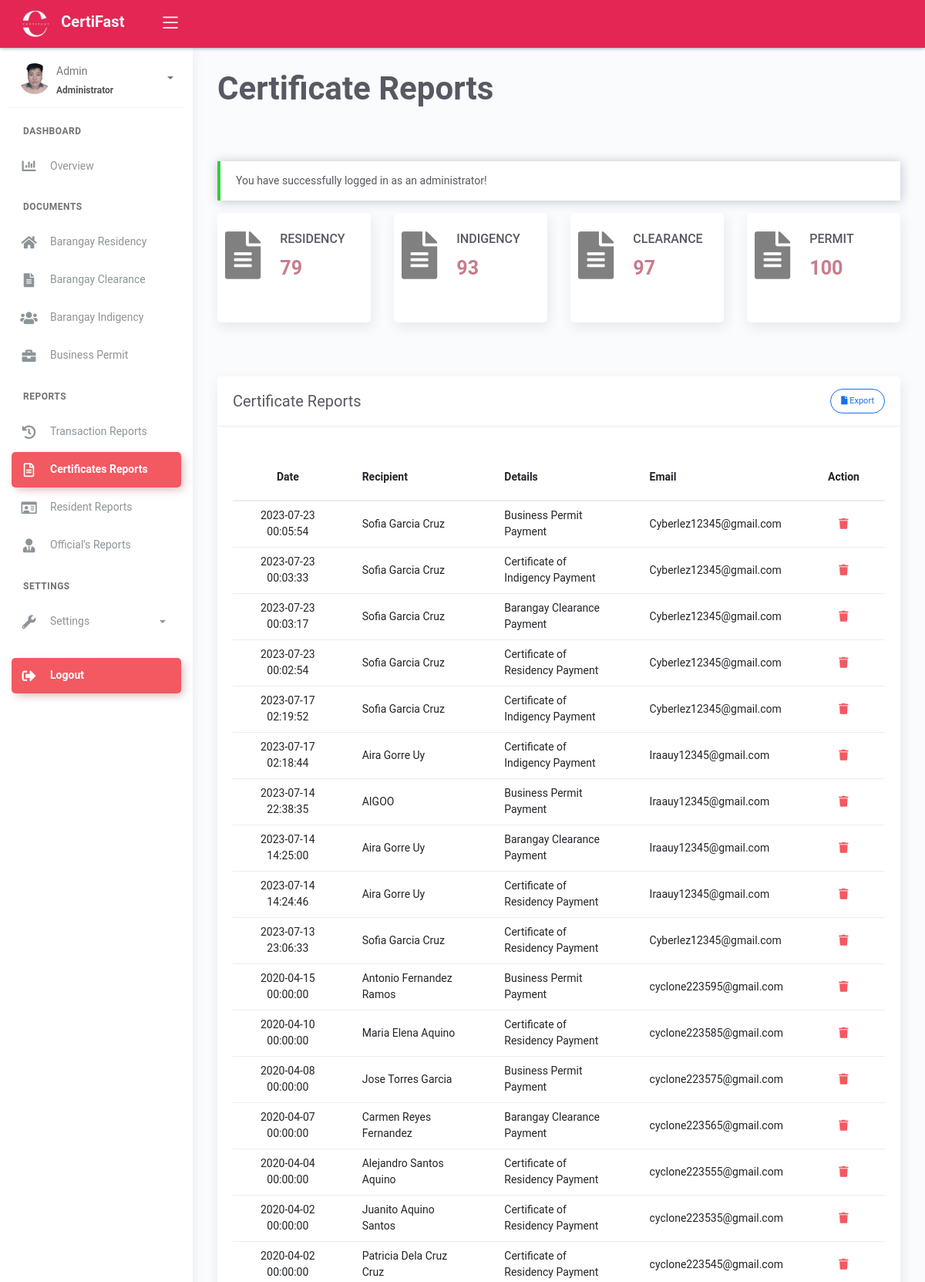
/certificates_reports.php (signed in, upper part), run on the app's committed database.
### tables this page shows
CREATE TABLE `tblpayments` (
  `id` int(11) NOT NULL AUTO_INCREMENT,
  `details` varchar(100) DEFAULT NULL,
  `amounts` decimal(10,2) DEFAULT NULL,
  `date` datetime DEFAULT NULL,
  `user` varchar(50) DEFAULT NULL,
  `name` varchar(50) DEFAULT NULL,
  `email` varchar(50) NOT NULL,
  PRIMARY KEY (`id`)
);

### certificates_reports.php (the view, shortened to what this page needs)
<?php include 'server/server.php' ?>
<?php
    $query = "SELECT COUNT(details) as clearance FROM tblpayments WHERE details = 'Barangay Clearance Payment'";
    $revenue1 = $conn->query($query)->fetch_assoc();
    $sql1 = "SELECT COUNT(details) as residency FROM tblpayments WHERE details = 'Certificate of Residency Payment'";
    $result1 = $conn->query($sql1);
    $row1 = $result1->fetch_assoc();
    $residencyCount = $row1['residency'];
	$query2 = "SELECT COUNT(details) as indigency FROM tblpayments WHERE details = 'Certificate of Indigency Payment'";
	$revenue3 = $conn->query($query2)->fetch_assoc();
    $query3 = "SELECT COUNT(details) as permit FROM tblpayments WHERE details = 'Business Permit Payment'";
    $revenue2 = $conn->query($query3)->fetch_assoc();
    $sql = "SELECT * FROM tblpayments ORDER BY `date` DESC";
    $result = $conn->query($sql);
    $revenue = array();
	while($row = $result->fetch_assoc()){
		$revenue[] = $row;
	}
?>
<!DOCTYPE html>
<html lang="en">
<head>
	<?php include 'templates/header.php' ?>
  <link rel="stylesheet" href="https://code.jquery.com/ui/1.13.1/themes/base/jquery-ui.css">
</head>
<body>
<?php include 'templates/header.php' ?>
	<div class="wrapper">
		<?php include 'templates/main-header.php' ?>
		<?php include 'templates/sidebar.php' ?>
		<div class="main-panel">
			<div class="content">
				<div class="panel-header">
					<div class="page-inner">
						<div class="d-flex align-items-left align-items-md-center flex-column flex-md-row">
							<div>
								<h1 class="text-center fw-bold" style="font-size: 300%;">Certificate Reports</h1>
							</div>
						</div>
					</div>
				</div>
					<div class="page-inner mt-2">
						<?php if(isset($_SESSION['message'])): ?>
								<div class="alert alert-<?= $_SESSION['success']; ?> <?= $_SESSION['success']=='danger' ? 'bg-danger text-light' : null ?>" role="alert">
									<?php echo $_SESSION['message']; ?>
								</div>
						<?php endif ?>
                        <div class="row">
                            <div class="col-md-3">
                                <div class="card card-stats card card-round">
                                    <div class="card-body">
                                        <div class="row">
                                            <div class="col-4">
                                                <div class="icon-big text-center">
                                                    <i class="fas fa-file-alt fa-2x" style="color: gray;"></i>
                                                </div>
                                            </div>
                                            <div class="col-2 col-stats">
                                                <div class="numbers mt-2">
                                                    <h2 class="text-uppercase" style="font-size: 16px;">Residency</h2>
                                                    <h3 class="fw-bold" style="font-size: 25px; color: #C77C8D;"><?= number_format($residencyCount)?></h3>
                                                </div>
                                            </div>
                                        </div>
                                        <div class="card-body">
                                        </div>
                                    </div>
                                </div>
                            </div>
                            <div class="col-md-3">
                                <div class="card card-stats card card-round" >
                                    <div class="card-body">
                                        <div class="row">
                                            <div class="col-4">
                                                <div class="icon-big text-center">
                                                    <i class="fas fa-file-alt fa-2x" style="color: gray;"></i>
                                                </div>
                                            </div>
                                            <div class="col-2 col-stats">
                                                <div class="numbers mt-2">
                                                    <h2 class="text-uppercase" style="font-size: 16px;">Indigency</h2>
                                                    <h3 class="fw-bold" style="font-size: 25px; color: #C77C8D;"><?= number_format($revenue3['indigency'])?></h3>
                                                </div>
                                            </div>
                                        </div>
                                        <div class="card-body">
                                        </div>
                                    </div>
                                </div>
                            </div>
                            <div class="col-md-3">
                                <div class="card card-stats card-round">
                                    <div class="card-body">
                                        <div class="row">
                                            <div class="col-4">
                                                <div class="icon-big text-center">
                                                    <i class="fas fa-file-alt fa-2x" style="color: gray;"></i>
                                                </div>
                                            </div>
                                            <div class="col-2 col-stats">
                                                <div class="numbers mt-2">
                                                    <h3 class="text-uppercase" style="font-size: 16px;">Clearance</h3>
                                                    <h5 class="fw-bold text-uppercase" style="font-size: 25px; color: #C77C8D;"><?= number_format($revenue1['clearance']) ?></h5>
                                                </div>
                                            </div>
                                        </div>
                                        <div class="card-body">
                                        </div>
                                    </div>
                                </div>
                            </div>
                            <div class="col-md-3">
                                <div class="card card-stats card-round">
                                    <div class="card-body">
                                        <div class="row">
                                            <div class="col-4">
                                                <div class="icon-big text-center">
                                                    <i class="fas fa-file-alt fa-2x" style="color: gray;"></i>
                                                </div>
                                            </div>
                                            <div class="col-2 col-stats">
                                                <div class="numbers mt-2">
                                                    <h2 class="text-uppercase" style="font-size: 16px;">Permit</h2>
                                                    <h3 class="fw-bold text-uppercase" style="font-size: 25px; color: #C77C8D;"><?= number_format($revenue2['permit']) ?></h3>
                                                </div>
                                            </div>
                                        </div>
                                        <div class="card-body">
                                        </div>
                                    </div>
                                </div>
                            </div>
					    </div>
					</div>
                    <div class="page-inner">
                        <div class="row mt--2">
                            <div class="col-md-12">
                                <div class="card">
                                    <div class="card-header">
                                        <div class="card-head-row">
                                            <div class="card-title">Certificate Reports</div>
                                            <?php if(isset($_SESSION['username'])):?>
                                            <div class="card-tools">
                                                <a id="csv" class="btn btn-primary btn-border btn-round btn-sm">
                                                    <i class="fa fa-file"></i>
                                                    Export
                                                </a>
                                            </div>
                                            <?php endif ?>
                                            </div>
                                        </div>
                                    <div class="card-body">
                                        <div class="table-responsive mt-3">
                                            <table id="revenuetable" class="table">
                                                <thead>
                                                    <tr>
                                                        <th class="text-center" scope="col">Date</th>
                                                        <th scope="col">Recipient</th>
                                                        <th scope="col">Details</th>
                                                        <th scope="col">Email</th>
                                                        <th class="text-center" scope="col">Action</th>
                                                    </tr>
                                                </thead>
                                                <tbody>
                                                    <?php if(!empty($revenue)): ?>
                                                        <?php $no=1; foreach($revenue as $row): ?>
                                                        <tr>
                                                            <td class="text-center"><?= $row['date'] ?></td>
                                                            <td><?= $row['name'] ?></td>
                                                            <td><?= $row['details'] ?></td>
                                                            <td><?= $row['email'] ?></td>
                                                            <td class="text-center">
                                                                <div class="form-button-action">
                                                                    <?php if(isset($_SESSION['username']) && $_SESSION['role']=='administrator'):?>
                                                                    <a type="button" data-toggle="tooltip" href="model/remove_payment.php?id=<?= $row['id'] ?>" onclick="return confirm('Are you sure you want to delete this data?');" class="btn btn-link btn-danger" data-original-title="Remove">
                                                                        <i class="fas fa-trash"></i>
                                                                    </a>
                                                                    <?php endif ?>
                                                                </div>
                                                            </td>
                                                        </tr>
                                                        <?php $no++; endforeach ?>
                                                    <?php endif ?>
                                                </tbody>
                                            </table>
                                        </div>
                                    </div>
                                </div>
                            </div>
                        </div>
                    </div>
				</div>
	        </div>
	    </div>
</body>
</html>

### data on the page
tblpayments: date "2023-07-23 00:05:54", name "Sofia Garcia Cruz", details "Business Permit Payment", email "Cyberlez12345@gmail.com"
tblpayments: date "2023-07-23 00:03:33", name "Sofia Garcia Cruz", details "Certificate of Indigency Payment", email "Cyberlez12345@gmail.com"
tblpayments: date "2023-07-23 00:03:17", name "Sofia Garcia Cruz", details "Barangay Clearance Payment", email "Cyberlez12345@gmail.com"
tblpayments: date "2023-07-23 00:02:54", name "Sofia Garcia Cruz", details "Certificate of Residency Payment", email "Cyberlez12345@gmail.com"
tblpayments: date "2023-07-17 02:19:52", name "Sofia Garcia Cruz", details "Certificate of Indigency Payment", email "Cyberlez12345@gmail.com"
tblpayments: date "2023-07-17 02:18:44", name "Aira Gorre Uy", details "Certificate of Indigency Payment", email "Iraauy12345@gmail.com"
tblpayments: date "2023-07-14 22:38:35", name "AIGOO", details "Business Permit Payment", email "Iraauy12345@gmail.com"
tblpayments: date "2023-07-14 14:25:00", name "Aira Gorre Uy", details "Barangay Clearance Payment", email "Iraauy12345@gmail.com"
tblpayments: date "2023-07-14 14:24:46", name "Aira Gorre Uy", details "Certificate of Residency Payment", email "Iraauy12345@gmail.com"
tblpayments: date "2023-07-13 23:06:33", name "Sofia Garcia Cruz", details "Certificate of Residency Payment", email "Cyberlez12345@gmail.com"
tblpayments: date "2020-04-15 00:00:00", name "Antonio Fernandez Ramos", details "Business Permit Payment", email "cyclone223595@gmail.com"
tblpayments: date "2020-04-10 00:00:00", name "Maria Elena Aquino", details "Certificate of Residency Payment", email "cyclone223585@gmail.com"
tblpayments: date "2020-04-08 00:00:00", name "Jose Torres Garcia", details "Business Permit Payment", email "cyclone223575@gmail.com"
tblpayments: date "2020-04-07 00:00:00", name "Carmen Reyes Fernandez", details "Barangay Clearance Payment", email "cyclone223565@gmail.com"
tblpayments: date "2020-04-04 00:00:00", name "Alejandro Santos Aquino", details "Certificate of Residency Payment", email "cyclone223555@gmail.com"
tblpayments: date "2020-04-02 00:00:00", name "Juanito Aquino Santos", details "Certificate of Residency Payment", email "cyclone223535@gmail.com"
tblpayments: date "2020-04-02 00:00:00", name "Patricia Dela Cruz Cruz", details "Certificate of Residency Payment", email "cyclone223545@gmail.com"

### other printed values
$_SESSION['username'] "Admin"
$_SESSION['role'] "Administrator"
$_SESSION['message'] "You have successfully logged in as an administrator!"
$residencyCount "79"
$revenue3['indigency'] "93"
$revenue1['clearance'] "97"
$revenue2['permit'] "100"
